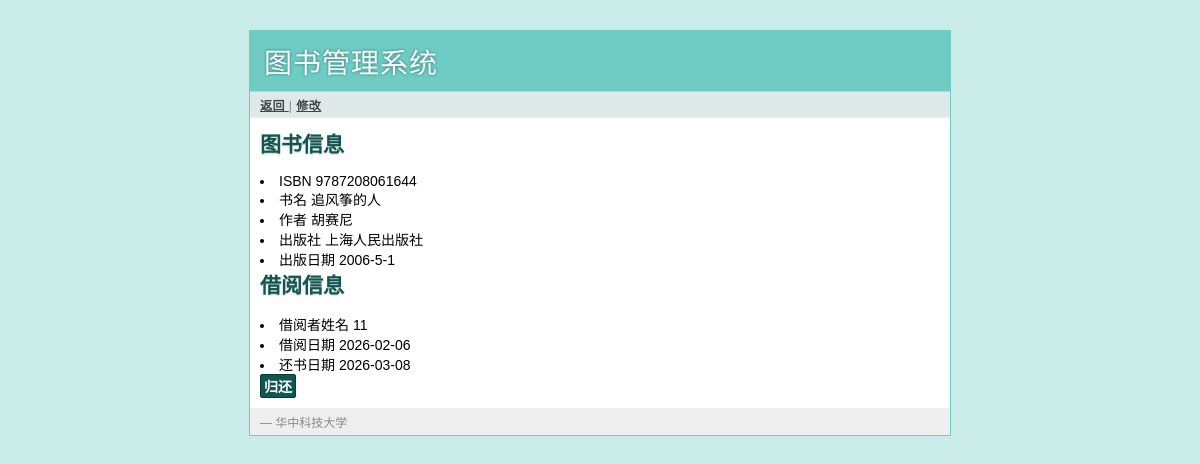
Page /manager/book/9787208061644 on the committed database.
### tables this page shows
CREATE TABLE books(
       book_id text primary key,
       book_name text not null,
       author text not null,
       publish_com text not null,
       publish_date text not null
);

CREATE TABLE borrows(
       user_name text not null,
       book_id text not null,
       date_borrow text not null,
       date_return text not null,
       primary key (user_name, book_id)
);

### book.py (the view, shortened to what this page needs)
@app.route('/manager/book/<id>', methods=['GET', 'POST'])
def manager_book(id):
    manager_judge()
    book = query_db("select * from books where book_id = ?", [id], one=True)
    reader = query_db(
        "select * from borrows where book_id = ?",
        [id],
        one=True,
    )
    name = query_db(
        "select user_name from borrows where book_id = ?",
        [id],
        one=True,
    )
    current_time = time.strftime("%Y-%m-%d", time.localtime(time.time()))
    return render_template("manager_book.html", book=book, reader=reader)

### book.py (called while the page is built)
def get_db():
    if "sqlite_db" not in g:
        g.sqlite_db = sqlite3.connect(current_app.config["DATABASE"])
        g.sqlite_db.row_factory = sqlite3.Row
    return g.sqlite_db

@app.teardown_appcontext
def close_database(exception):
    db = g.pop("sqlite_db", None)
    if db is not None:
        db.close()

def query_db(query, args=(), one=False):
    cur = get_db().execute(query, args)
    rv = cur.fetchall()
    return (rv[0] if rv else None) if one else rv

@app.before_request
def before_request():
    g.user = None
    if "user_id" in session:
        g.user = session["user_id"]

def manager_judge():
    if not session.get("user_id"):
        error = "Invalid manager, please login"
        return render_template("manager_login.html", error=error)

### templates/manager_login.html (shortened to what this page needs)
{% extends "layout.html" %}

### templates/manager_book.html (shortened to what this page needs)
{% extends "layout.html" %}
{% block link %}
	<a href="{{ url_for('manager_books') }}"> 返回  </a> |
	{% if book %}
	<a href="{{ url_for('manager_modify', id=book.book_id)}}"> 修改 </a>
	{% endif%}
{% endblock %}
{% block body  %}
	<h2> 图书信息 </h2>
	{% if book %}
	<li> ISBN            	{{book.book_id}} </li>
	<li> 书名        		{{book.book_name}} </li>
	<li> 作者        		{{book.author}} </li>
	<li> 出版社     	{{book.publish_com}} </li>
	<li> 出版日期   	{{book.publish_date}} </li>
	{% endif %}
	<h2 > 借阅信息 </h2>
	{% if reader  %}
	<li> 借阅者姓名 {{reader.user_name}}</li>
	<li> 借阅日期  {{reader.date_borrow}}</li>
	<li> 还书日期  {{reader.date_return}}</li>
	<form action="" method=post>
	  <div class=actions>
	    <input type=submit value="归还">
	    </div>
	</form>
	{% else %}
	<li> 无 </li>
	{% endif %}
{% endblock %}

### static/style.css (style rules this page uses)
a { color: #26776F; }
input[type="submit"] { background: #105751; border: 1px solid #073B36; padding: 1px 3px; font-family: 'Trebuchet MS', sans-serif; font-size: 14px; font-weight: bold; -moz-border-radius: 2px; -webkit-border-radius: 2px; color: white; }
div.page div.navigation a { color: #444; font-weight: bold; }
div.page h2 { margin: 0 0 15px 0; color: #105751; text-shadow: 0 1px 2px #ccc; }

### rows in the picture
books: book_id "9787208061644", book_name "追风筝的人", author "胡赛尼", publish_com "上海人民出版社", publish_date "2006-5-1"
borrows: user_name "11", date_borrow "2026-02-06", date_return "2026-03-08"
